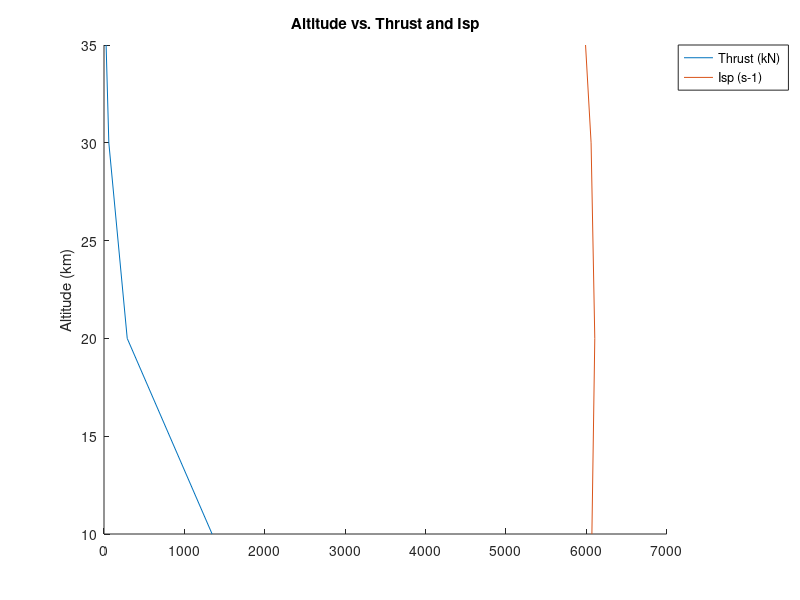

Here is the MATLAB script that generated this plot:
%philpott's graphing script

alt = [10 20 30 35];
T = [1345 288.9 60 26.27];
Isp = [6070 6106 6060 5991];

figure; hold on;
h1 = plot(T,alt,'DisplayName','Thrust (kN)');
h2 = plot(Isp,alt,'DisplayName','Isp (s-1)');
ylabel('Altitude (km)');
title('Altitude vs. Thrust and Isp');
obj = [h1 h2];
legend(obj,'Location','NortheastOutside');
print('altthrust','-djpeg');